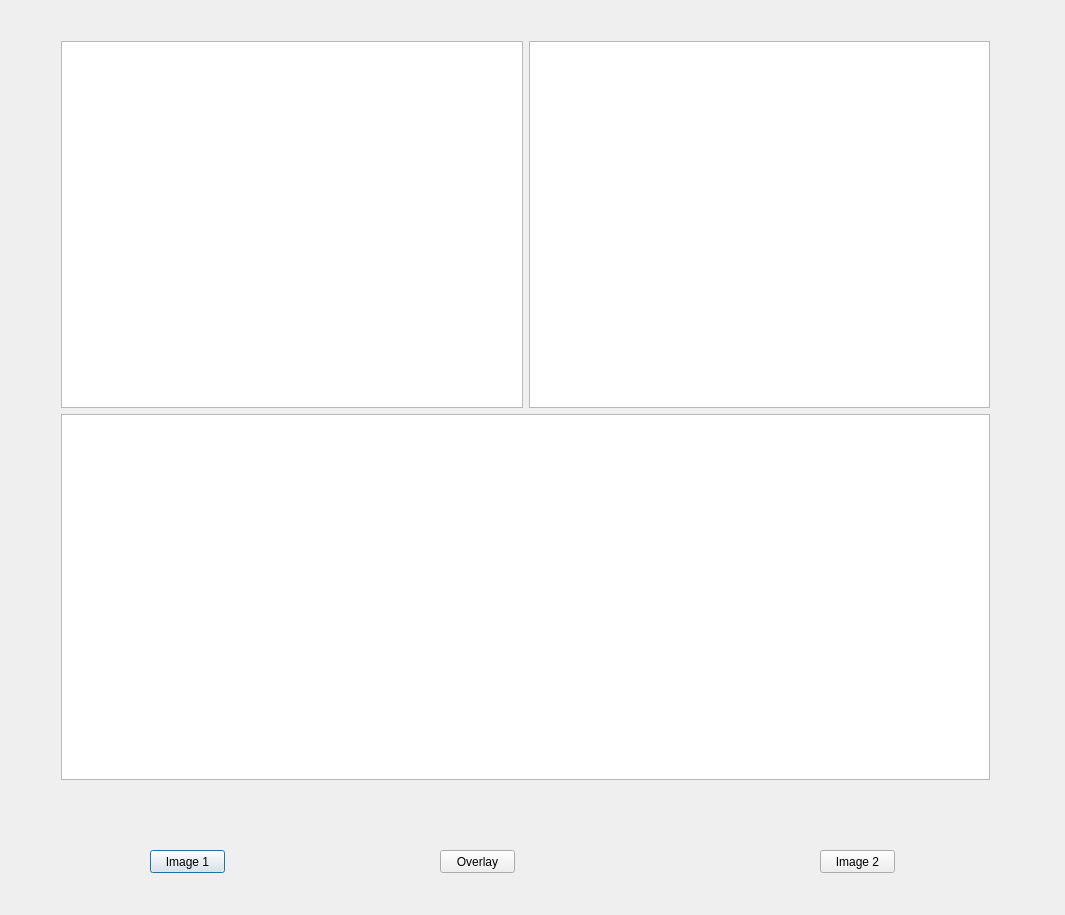
<?xml version="1.0" encoding="UTF-8"?>
<ui version="4.0">
 <class>Dialog</class>
 <widget class="QDialog" name="Dialog">
  <property name="geometry">
   <rect>
    <x>0</x>
    <y>0</y>
    <width>1065</width>
    <height>915</height>
   </rect>
  </property>
  <property name="windowTitle">
   <string>Dialog</string>
  </property>
  <widget class="QPushButton" name="pushButton">
   <property name="geometry">
    <rect>
     <x>150</x>
     <y>850</y>
     <width>75</width>
     <height>23</height>
    </rect>
   </property>
   <property name="text">
    <string>Image 1</string>
   </property>
  </widget>
  <widget class="QPushButton" name="pushButton_2">
   <property name="geometry">
    <rect>
     <x>820</x>
     <y>850</y>
     <width>75</width>
     <height>23</height>
    </rect>
   </property>
   <property name="text">
    <string>Image 2</string>
   </property>
  </widget>
  <widget class="QPushButton" name="pushButton_3">
   <property name="geometry">
    <rect>
     <x>440</x>
     <y>850</y>
     <width>75</width>
     <height>23</height>
    </rect>
   </property>
   <property name="text">
    <string>Overlay</string>
   </property>
  </widget>
  <widget class="QWidget" name="">
   <property name="geometry">
    <rect>
     <x>50</x>
     <y>30</y>
     <width>951</width>
     <height>761</height>
    </rect>
   </property>
   <layout class="QVBoxLayout" name="verticalLayout">
    <item>
     <layout class="QHBoxLayout" name="horizontalLayout">
      <item>
       <widget class="QGraphicsView" name="graphicsView"/>
      </item>
      <item>
       <widget class="QGraphicsView" name="graphicsView2"/>
      </item>
     </layout>
    </item>
    <item>
     <widget class="QGraphicsView" name="graphicsView3"/>
    </item>
   </layout>
  </widget>
 </widget>
 <layoutdefault spacing="6" margin="11"/>
 <resources/>
 <connections/>
</ui>
